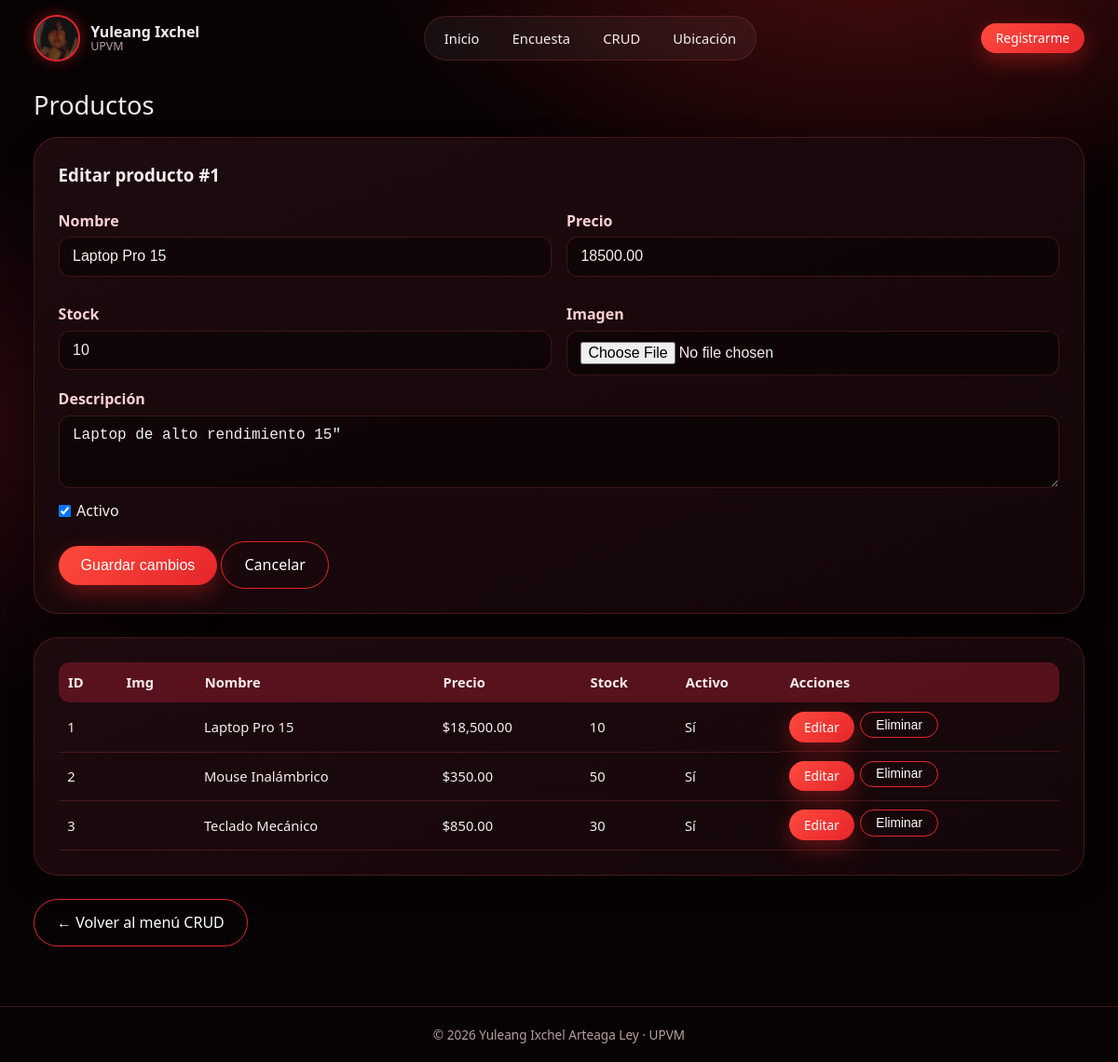
The app's page /crud/productos.php?editar=1 with its own data.
### tables this page shows
CREATE TABLE productos (
    id_producto  INT            NOT NULL AUTO_INCREMENT,
    nombre       VARCHAR(150)   NOT NULL,
    descripcion  TEXT,
    precio       DECIMAL(10, 2) NOT NULL,
    stock        INT            NOT NULL DEFAULT 0,
    imagen       VARCHAR(255),   
    activo       TINYINT(1)     NOT NULL DEFAULT 1,
    created_at   TIMESTAMP      NOT NULL DEFAULT CURRENT_TIMESTAMP,
    updated_at   TIMESTAMP      NOT NULL DEFAULT CURRENT_TIMESTAMP ON UPDATE CURRENT_TIMESTAMP,
    CONSTRAINT pk_productos PRIMARY KEY (id_producto),
    CONSTRAINT chk_precio   CHECK (precio >= 0),
    CONSTRAINT chk_stock    CHECK (stock  >= 0)
);

### config.php (called while the page is built, shortened)
<?php
function e($s): string { return htmlspecialchars((string)$s, ENT_QUOTES, 'UTF-8'); }

### crud/productos.php (the view, shortened to what this page needs)
<?php
require __DIR__ . '/../config.php';
$pdo = db(DB_SISTEMA); $msg = ''; $err = '';
$editar = null;
if (isset($_GET['editar'])) {
    $st = $pdo->prepare('SELECT * FROM productos WHERE id_producto=?');
    $st->execute([(int)$_GET['editar']]);
    $editar = $st->fetch() ?: null;
}
$filas = $pdo->query('SELECT * FROM productos ORDER BY id_producto')->fetchAll();
include __DIR__ . '/../includes/header.php';
?>
<h2>Productos</h2>
<section class="card">
  <h3><?= $editar ? 'Editar producto #' . e($editar['id_producto']) : 'Nuevo producto' ?></h3>
  <form method="post" enctype="multipart/form-data">
    <div class="grid2">
      <div><label>Nombre</label><input type="text" name="nombre" required maxlength="150" value="<?= e($editar['nombre'] ?? '') ?>"></div>
      <div><label>Precio</label><input type="number" name="precio" step="0.01" min="0" required value="<?= e($editar['precio'] ?? '') ?>"></div>
      <div><label>Stock</label><input type="number" name="stock" min="0" required value="<?= e($editar['stock'] ?? 0) ?>"></div>
      <div><label>Imagen</label><input type="file" name="imagen" accept="image/*"></div>
    </div>
    <label>Descripción</label><textarea name="descripcion" rows="3"><?= e($editar['descripcion'] ?? '') ?></textarea>
    <?php if ($editar): ?><div class="opciones"><label><input type="checkbox" name="activo" <?= $editar['activo'] ? 'checked' : '' ?>> Activo</label></div><?php endif; ?>
    <p style="margin-top:1rem">
      <button class="btn" type="submit"><?= $editar ? 'Guardar cambios' : 'Crear producto' ?></button>
      <?php if ($editar): ?><a class="btn sec" href="productos.php">Cancelar</a><?php endif; ?>
    </p>
  </form>
</section>
<section class="card tabla-wrap">
  <table>
    <tr><th>ID</th><th>Img</th><th>Nombre</th><th>Precio</th><th>Stock</th><th>Activo</th><th>Acciones</th></tr>
    <?php foreach ($filas as $f): ?>
    <tr>
      <td><?= e($f['id_producto']) ?></td>
      <td><?php if ($f['imagen']): ?><img class="thumb" src="../imagenes_productos/<?= e($f['imagen']) ?>" alt=""><?php endif; ?></td>
      <td><?= e($f['nombre']) ?></td><td>$<?= number_format($f['precio'], 2) ?></td>
      <td><?= e($f['stock']) ?></td><td><?= $f['activo'] ? 'Sí' : 'No' ?></td>
      <td class="acciones">
        <a class="btn chico" href="?editar=<?= $f['id_producto'] ?>">Editar</a>
        <form method="post" onsubmit="return confirm('¿Eliminar este producto?')">
          <button class="btn chico sec" type="submit">Eliminar</button>
        </form>
      </td>
    </tr>
    <?php endforeach; ?>
  </table>
</section>
<p><a class="btn sec" href="index.php">← Volver al menú CRUD</a></p>
<?php include __DIR__ . '/../includes/footer.php'; ?>

### assets/css/style.css (style rules this page uses)
:root { --bg:#070203; --panel:#140608; --panel2:#1d0b0e; --rojo:#ff2d2d; --rojo2:#e5252a; --vino:#8b1a2b; --texto:#f6eded; --suave:#b99ca0; --borde:rgba(255,85,85,.2); --ok:#2e7d52; }
* { box-sizing:border-box;margin:0;padding:0 }
html { scroll-behavior:smooth }
body { font-family:'Segoe UI',system-ui,Arial,sans-serif;color:var(--texto);min-height:100vh;display:flex;flex-direction:column;line-height:1.55; background:radial-gradient(900px 500px at 78% -6%,rgba(255,40,40,.28),transparent 62%), radial-gradient(700px 500px at -5% 40%,rgba(139,26,43,.25),transparent 60%),var(--bg) }
a { color:inherit }
.btn { display:inline-block;background:linear-gradient(135deg,#ff4a3d,var(--rojo2));color:#fff;border:none;padding:.75rem 1.5rem;border-radius:999px; font-size:1rem;cursor:pointer;text-decoration:none;transition:.2s;box-shadow:0 8px 24px rgba(255,45,45,.35) }
.btn.sec { background:transparent;border:1px solid var(--rojo2);box-shadow:none }
.btn.chico { padding:.35rem 1rem;font-size:.86rem }
h2 { font-weight:500;font-size:1.7rem;margin-bottom:.8rem }
h3 { margin-bottom:.6rem }
.card { background:linear-gradient(160deg,var(--panel2),var(--panel));border:1px solid var(--borde);border-radius:26px;padding:1.6rem;margin-bottom:1.6rem; box-shadow:0 10px 30px rgba(0,0,0,.45) }
label { display:block;margin:.8rem 0 .3rem;font-weight:600;color:#ffd0d3 }
input[type=text],input[type=email],input[type=number],input[type=file],select,textarea { width:100%;padding:.7rem .9rem;border-radius:12px;border:1px solid var(--borde);background:rgba(0,0,0,.4);color:var(--texto);font-size:1rem }
.opciones label { display:inline-flex;align-items:center;gap:.4rem;margin:.3rem 1rem .3rem 0;font-weight:400;color:var(--texto) }
.grid2 { display:grid;grid-template-columns:repeat(2,1fr);gap:1rem }
.tabla-wrap { overflow-x:auto }
table { width:100%;border-collapse:collapse;font-size:.92rem }
th { background:rgba(139,26,43,.55);text-align:left;padding:.65rem }
th:first-child { border-radius:12px 0 0 12px }
th:last-child { border-radius:0 12px 12px 0 }
td { padding:.6rem;border-bottom:1px solid var(--borde) }
.acciones { display:flex;gap:.4rem;flex-wrap:wrap }

### records on screen
productos: id_producto "1", nombre "Laptop Pro 15", precio "18500.00", stock "10", descripcion "Laptop de alto rendimiento 15\"", activo "☑", precio "18,500.00", shows "Sí"
productos: id_producto "2", nombre "Mouse Inalámbrico", precio "350.00", stock "50", activo "Sí"
productos: id_producto "3", nombre "Teclado Mecánico", precio "850.00", stock "30", activo "Sí"
